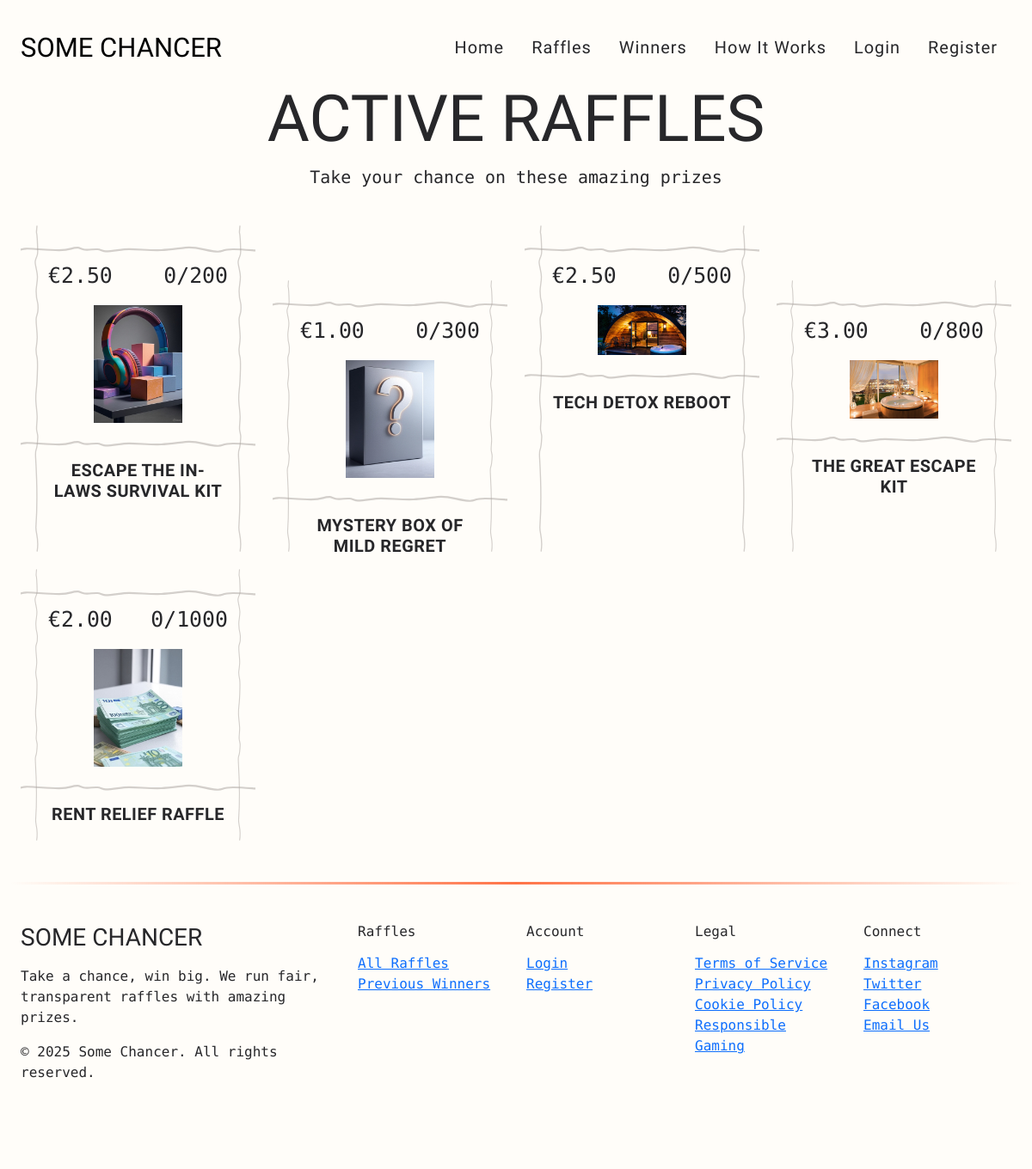
/raffles/, run on the app's committed database.
### raffles/models.py (models this page shows, shortened)
class Raffle(models.Model):
    title = models.CharField(max_length=255)
    description = models.TextField()
    image = models.ImageField(upload_to='raffle_images/', blank=True, null=True)
    total_tickets = models.PositiveIntegerField()
    ticket_price = models.DecimalField(max_digits=10, decimal_places=2)
    start_date = models.DateTimeField()
    end_date = models.DateTimeField()
    is_active = models.BooleanField(default=True)
    created_at = models.DateTimeField(auto_now_add=True)
    featured = models.BooleanField(default=False)
    def tickets_sold(self):
        return self.ticket_set.count()

### raffles/views.py (the view)
# urls.py: path('raffles/', views.raffle_list, name='raffle_list'),
@cache_page(settings.CACHE_TIMEOUT / 2.5)
def raffle_list(request):
    active_raffles = Raffle.objects.filter(
        is_active=True,
        end_date__gt=timezone.now()
    ).prefetch_related('ticket_set')
    ended_raffles = Raffle.objects.filter(
        end_date__lte=timezone.now()
    ).prefetch_related('ticket_set').select_related('winner')
    return render(request, 'raffles/raffle_list.html', {
        'active_raffles': active_raffles,
        'ended_raffles': ended_raffles,
        'now': timezone.now(),
    })

### templates/raffles/raffle_list.html (shortened to what this page needs)
{% extends 'base.html' %}
{% load static %}
{% block content %}
<div class="container">
    <div class="title-section">
        <h2 class="section-title">Active Raffles</h2>
    </div>
    <div class="subtitle-section">
        <p class="section-subtitle">Take your chance on these amazing prizes</p>
    </div>
    <div class="raffle-grid mb-5">
        {% for raffle in active_raffles %}
        <div class="raffle-card">
            <div class="raffle-details">
                <span class="raffle-price">€{{ raffle.ticket_price }}</span>
                <span class="raffle-tickets">{{ raffle.tickets_sold }}/{{ raffle.total_tickets }}</span>
            </div>
            <div class="raffle-image-wrapper">
                <svg xmlns="http://www.w3.org/2000/svg" fill="none" viewBox="0 0 166 306" preserveAspectRatio="none" class="scribble-svg">
                    <path class="scribble-path" filter="url(#squiggle)" stroke="#{{ forloop.counter|stringformat:"d"|add:"58"|slugify }}" stroke-linecap="round" stroke-linejoin="round" stroke-width="12" d="M126 8c-10 10-26 17-41 22-24 9-50 14-74 23a152 152 0 0 0 24 3l50 1c5 0 17 0 20 4 3 3-13 6-15 6a689 689 0 0 0-45 12c1 2 7 2 9 2 11 2 22 1 33 1l48-2 17 1c2 0-2 2-3 2l-8 2-60 11-32 7c-5 1-12 2-16 5-2 1 8 3 9 4 13 2 27 2 39 2 14 0 29-2 43 0 3 1 7 1 3 3-7 3-15 4-23 6l-41 7c-10 2-22 5-31 9-2 2-1 2 1 3l23 2c22 1 43 0 64 3 4 0 4 1 1 2l-20 7c-11 3-22 5-32 9l-14 6c-3 4 32 7 35 7 20 1 43 0 62 6 1 1 5 2 4 3-3 3-9 4-12 5-28 7-57 9-85 15l-30 7-9 3h1l13 1 53-1c15-1 31-1 47 1 10 1-2 4-6 5-14 4-29 5-44 8l-39 7c-2 1-22 5-22 7 0 3 58 4 65 5 6 0 17 0 23 3 1 1-4 3-4 3-16 6-36 7-52 10l-13 3a227 227 0 0 0 49 4c20 0 41 7 62 7"></path>
                </svg>
                {% if raffle.image %}
                <img src="{{ raffle.image.url }}" alt="{{ raffle.title }}" class="raffle-image" />
                {% else %}
                <div class="bg-secondary text-white d-flex align-items-center justify-content-center" style="height: 150px;">No Image</div>
                {% endif %}
            </div>
            <div class="title-wrapper">
                <h3 class="raffle-title">{{ raffle.title }}</h3>
            </div>
        </div>
        {% empty %}
        <div class="col-12 text-center">
            <p>No active raffles at the moment. Check back soon!</p>
        </div>
        {% endfor %}
    </div>
</div>
{% endblock %}

### static/css/style.css (style rules this page uses)
* { box-sizing: border-box; }
:root { --brand-blue: #4876ff; --brand-lime: #d9f154; --brand-navy: #2e3192; --brand-orange: #ff7347; --brand-pink: #f7d0e9; --brand-purple: #692e54; --brand-gray: #fffdf9; --step--2: clamp(0.7813rem, 0.7747rem + 0.0326vw, 0.8rem); --step--1: clamp(0.9375rem, 0.9158rem + 0.1087vw, 1rem); --step-0: clamp(1.125rem, 1.0815rem + 0.2174vw, 1.25rem); --step-1: clamp(1.35rem, 1.2761rem + 0.3696vw, 1.5625rem); --step-2: clamp(1.62rem, 1.5041rem + 0.5793vw, 1.9531rem); --step-3: clamp(1.944rem, 1.771rem + 0.8651vw, 2.4414rem); --step-4: clamp(2.3328rem, 2.0827rem + 1.2504vw, 3.0518rem); --step-5: clamp(2.7994rem, 2.4462rem + 1.7658vw, 3.8147rem); --step-6: clamp(3.3592rem, 2.8691rem + 2.4507vw, 4.7684rem); }
body { font-family: "DM Mono", monospace; margin: 0; box-sizing: border-box; color: rgb(39, 39, 42); padding: 12px; background-color: var(--brand-gray); background-image: url("/static/images/bg-texture.png"); background-repeat: no-repeat; background-position: center; background-size: cover; }
h1, h2, h3 { font-family: "Bowlby One SC", cursive; text-transform: uppercase; }
.container { max-width: 1200px; margin: 0 auto; width: 100%; }
.title-section h2 { opacity: 0; font-size: var(--step-6); text-transform: uppercase; line-height: 1; text-align: center; margin-bottom: 16px; animation: slideInFromLeft 600ms linear forwards; animation-delay: 200ms; }
.subtitle-section p { opacity: 0; text-align: center; margin-bottom: 40px; font-size: var(--step-0); animation: slideInFromLeft 600ms linear forwards; animation-delay: 500ms; }
.raffle-grid { --min: 225px; --gap: 1.25rem; display: grid; grid-gap: var(--gap); grid-template-columns: repeat(auto-fit, minmax(min(100%, var(--min)), 1fr)); }
@media (min-width: 768px) { .raffle-card:nth-child(even) { margin-top: 4rem; } }
.raffle-card { padding: 1rem 2rem 0 2rem; max-height: 600px; text-align: center; position: relative; overflow: hidden; inline-size: auto; width: 100%; max-width: 18rem; opacity: 0; transform: translateY(50px); animation: slideInFromBottom 0.8s linear forwards; }
.raffle-card:nth-child(1) { animation-delay: 0.8s; }
.raffle-card:nth-child(2) { animation-delay: 1.0s; }
.raffle-card:nth-child(3) { animation-delay: 1.2s; }
.raffle-card:nth-child(4) { animation-delay: 1.4s; }
.horizontal-line, .vertical-line { stroke-width: 2; transition: opacity 0.3s ease; color: #a8a29e; opacity: .5; }
.horizontal-line { margin-left: -8rem; margin-right: -8rem; height: auto; width: calc(100% + 5rem); }
.vertical-line { position: absolute; top: 0; height: 100%; }
.vertical-line.left { left: 1rem; }
.vertical-line.right { right: 1rem; }
.raffle-card img { max-width: 100%; height: auto; display: block; margin: 0 auto 16px; width: 58%; transform-origin: top center; transition: transform 500ms linear; }
.title-wrapper { position: relative; height: 50px; }
.raffle-title { font-size: var(--step-0); font-weight: bold; margin: 8px 0; position: absolute; inset: 0; text-transform: uppercase; letter-spacing: 0.5px; }
.raffle-details { display: flex; justify-content: space-between; align-items: center; font-size: var(--step-1); margin-bottom: 16px; }
.raffle-image-wrapper { overflow: hidden; margin-bottom: -0.25rem; padding-inline: 1rem; }
.scribble-svg { position: absolute; inset: 0; height: 100%; width: 100%; animation: squiggle 0.5s infinite; }

### data on the page
Raffle: ticket_price "2.50", tickets_sold "0", total_tickets "200", image (picture), title "ESCAPE THE IN-LAWS SURVIVAL KIT"
Raffle: ticket_price "1.00", tickets_sold "0", total_tickets "300", image (picture), title "MYSTERY BOX OF MILD REGRET"
Raffle: ticket_price "2.50", tickets_sold "0", total_tickets "500", image (picture), title "TECH DETOX REBOOT"
Raffle: ticket_price "3.00", tickets_sold "0", total_tickets "800", image (picture), title "THE GREAT ESCAPE KIT"
Raffle: ticket_price "2.00", tickets_sold "0", total_tickets "1000", image (picture), title "RENT RELIEF RAFFLE"
